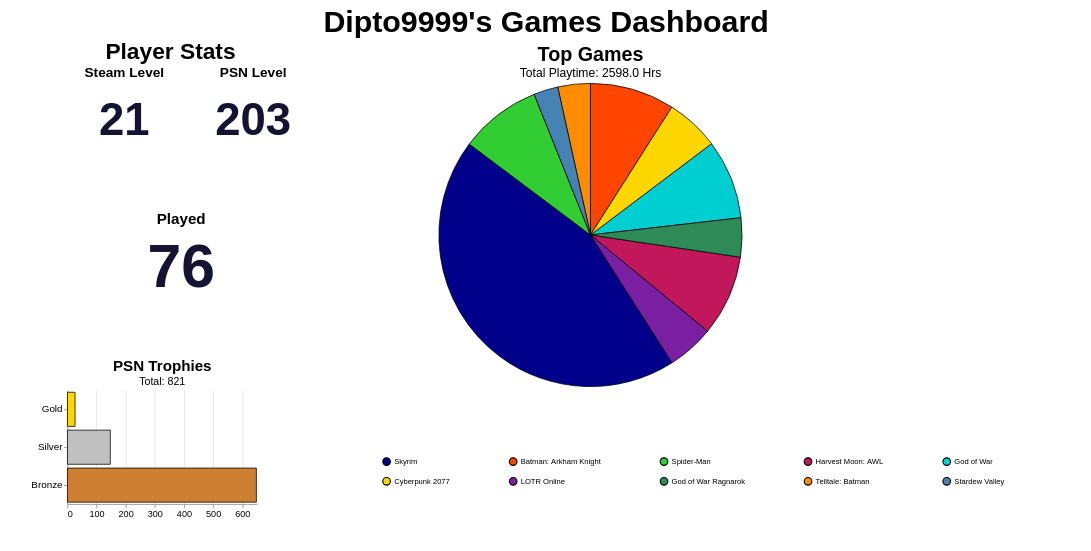

Vega-Lite specification stored for this chart:
### Vega-Lite specification from a JSON file in a GitHub repository (floating-point values rounded to 4 significant figures)
{"config": {"view": {"continuousWidth": 300, "continuousHeight": 300, "strokeOpacity": 0, "strokeWidth": 1.5}, "axis": {"labelFontSize": 12, "titleFontSize": 16}, "legend": {"labelFontSize": 10, "titleFontSize": 16}}, "hconcat": [{"vconcat": [{"hconcat": [{"data": {"name": "data-5d6aeba095252c326bbbfd5f7abdc85a"}, "mark": {"type": "text", "align": "center", "baseline": "middle", "color": "#141331", "fontSize": 60, "fontWeight": "bold"}, "encoding": {"text": {"field": "Value", "type": "quantitative"}, "x": {"axis": null, "field": "Metric", "type": "nominal"}, "y": {"value": 50}}, "height": 150, "title": {"text": "Steam Level", "anchor": "middle", "fontSize": 18}, "width": 150}, {"data": {"name": "data-a5e7bf3d3c23375364da31503b1c1522"}, "mark": {"type": "text", "align": "center", "baseline": "middle", "color": "#141331", "fontSize": 60, "fontWeight": "bold"}, "encoding": {"text": {"field": "Value", "type": "quantitative"}, "x": {"axis": null, "field": "Metric", "type": "nominal"}, "y": {"value": 50}}, "height": 150, "title": {"text": "PSN Level", "anchor": "middle", "fontSize": 18}, "width": 150}]}, {"data": {"name": "data-bb460cb00f8cdb5bebafd97081d4834f"}, "mark": {"type": "text", "align": "center", "baseline": "middle", "color": "#141331", "fontSize": 80, "fontWeight": "bold"}, "encoding": {"text": {"field": "Value", "type": "quantitative"}, "x": {"axis": null, "field": "Metric", "type": "nominal"}, "y": {"value": 50}}, "height": 150, "title": {"text": "Played", "anchor": "middle", "fontSize": 20}, "width": 300}, {"data": {"name": "data-d687570412cd4b6957485e3233de2d82"}, "mark": {"type": "bar", "stroke": "black", "strokeWidth": 1}, "encoding": {"color": {"field": "type", "legend": null, "scale": {"domain": ["Platinum", "Gold", "Silver", "Bronze"], "range": ["#B9F2FF", "#FFD700", "#C0C0C0", "#CD7F32"]}, "type": "nominal"}, "tooltip": [{"field": "type", "title": "Trophy", "type": "nominal"}, {"field": "count", "title": "Count", "type": "quantitative"}], "x": {"axis": {"tickMinStep": 1, "title": ""}, "field": "count", "type": "quantitative"}, "y": {"axis": {"labelFontSize": 13, "title": ""}, "field": "type", "sort": ["Platinum", "Gold", "Silver", "Bronze"], "type": "nominal"}}, "height": 150, "title": {"text": "PSN Trophies", "anchor": "middle", "fontSize": 20, "subtitle": "Total: 821", "subtitleFontSize": 14}, "width": 250}], "title": {"text": "Player Stats", "anchor": "middle", "fontSize": 30}}, {"data": {"name": "data-9b664f9b7f3c783f8c6e3336eb19f5a0"}, "mark": {"type": "arc", "stroke": "black", "strokeWidth": 1}, "encoding": {"color": {"field": "name", "legend": {"columnPadding": 75, "columns": 5, "direction": "horizontal", "labelFontSize": 10, "orient": "bottom", "padding": 75, "rowPadding": 10, "title": "", "titleAlign": "center", "titleFontSize": 16}, "scale": {"range": ["#00008B", "#FF4500", "#32CD32", "#C2185B", "#00CED1", "#FFD700", "#7B1FA2", "#2E8B57", "#FF8C00", "#4682B4", "#808080", "#8B0000", "#20B2AA", "#E91E63", "#006400"]}, "sort": null, "type": "nominal"}, "theta": {"field": "playtime_percentage", "type": "quantitative"}, "tooltip": [{"field": "name", "title": "Game", "type": "nominal"}, {"field": "playtime_forever", "format": ".1f", "title": "Time (Hrs)", "type": "quantitative"}, {"field": "playtime_percentage", "format": ".2f", "title": "Playtime (%)", "type": "quantitative"}]}, "height": 400, "title": {"text": "Top Games", "anchor": "middle", "fontSize": 26, "subtitle": "Total Playtime: 2598.0 Hrs", "subtitleFontSize": 16}, "width": 700}], "padding": {"left": 40, "right": 40, "top": 10, "bottom": 10}, "resolve": {"scale": {"color": "independent"}}, "title": {"text": "Dipto9999's Games Dashboard", "anchor": "middle", "fontSize": 40}, "$schema": "https://vega.github.io/schema/vega-lite/v6.4.1.json", "datasets": {"data-5d6aeba095252c326bbbfd5f7abdc85a": [{"Metric": "Steam Level", "Value": 21}], "data-a5e7bf3d3c23375364da31503b1c1522": [{"Metric": "PSN Level", "Value": 203}], "data-bb460cb00f8cdb5bebafd97081d4834f": [{"Metric": "Played", "Value": 76}], "data-d687570412cd4b6957485e3233de2d82": [{"type": "Gold", "count": 26}, {"type": "Silver", "count": 147}, {"type": "Bronze", "count": 648}], "data-9b664f9b7f3c783f8c6e3336eb19f5a0": [{"name": "Skyrim", "playtime_forever": 845.3, "playtime_percentage": 44.28}, {"name": "Batman: Arkham Knight", "playtime_forever": 172.2, "playtime_percentage": 9.02}, {"name": "Spider-Man", "playtime_forever": 166.1, "playtime_percentage": 8.7}, {"name": "Harvest Moon: AWL", "playtime_forever": 164.3, "playtime_percentage": 8.61}, {"name": "God of War", "playtime_forever": 161.5, "playtime_percentage": 8.46}, {"name": "Cyberpunk 2077", "playtime_forever": 108.8, "playtime_percentage": 5.7}, {"name": "LOTR Online", "playtime_forever": 95.7, "playtime_percentage": 5.01}, {"name": "God of War Ragnarok", "playtime_forever": 79.36, "playtime_percentage": 4.16}, {"name": "Telltale: Batman", "playtime_forever": 66.22, "playtime_percentage": 3.47}, {"name": "Stardew Valley", "playtime_forever": 49.5, "playtime_percentage": 2.59}]}}
